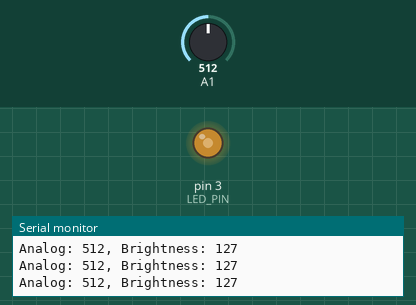
Simulated run of this sketch. Board: Arduino Uno, built with avr-gcc and run on an emulated ATmega328P. Shown: output pins drawn as LEDs (lit = HIGH), the last lines printed to the serial monitor. Inputs (shaded band) come from the test bench; at power-on: A1 = 512.

Above: at 1.2 s.
1.3 s: A1 set to 716
At 2.2 s:
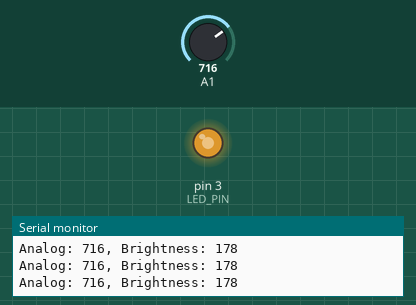
2.8 s: A1 set to 900
At 3.7 s:
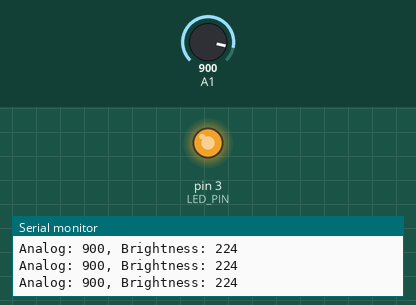
4.3 s: A1 set to 122
At 5.2 s:
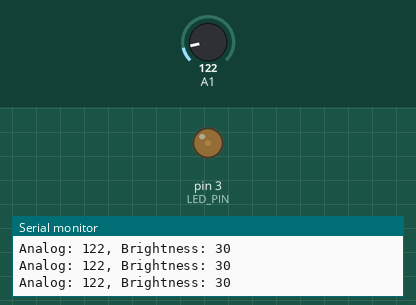
5.8 s: A1 set to 0
At 6.7 s:
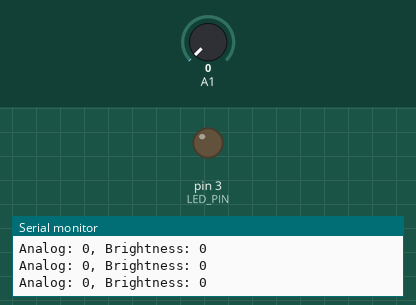
7.3 s: A1 set to 511
At 8.1 s:
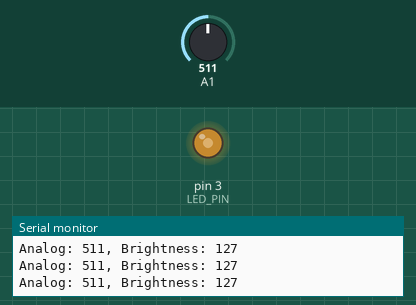
Timing chart, 0 to 9.8 s (numbered marks = the images above; inputs shaded):
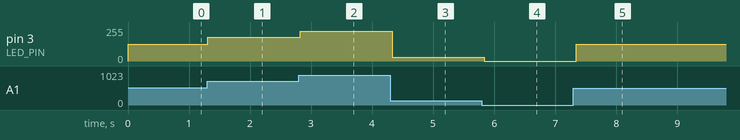

Measured:
- after the input at 1.3 s, pin 3 (LED_PIN): 127/255 → 178/255 at once
- after the input at 2.8 s, pin 3 (LED_PIN): 178/255 → 224/255 at once
- after the input at 4.3 s, pin 3 (LED_PIN): 224/255 → 30/255 at once
- after the input at 5.8 s, pin 3 (LED_PIN): 30/255 → 0/255 at once
- after the input at 7.3 s, pin 3 (LED_PIN): 0/255 → 127/255 after 0.05 s

The sketch:

fade_with_potentiometer.ino
```cpp
/*
 * Code created by ArduinoGetStarted.com
 *
 * https://arduinogetstarted.com/tutorials/arduino-potentiometer-fade-led
 */

int LED_PIN = 3;  // the PWM pin the LED is attached to


void setup() {

  Serial.begin(9600);


  pinMode(LED_PIN, OUTPUT);
}


void loop() {

  int analogValue = analogRead(A1);

  int brightness = map(analogValue, 0, 1023, 0, 255);


  analogWrite(LED_PIN, brightness);


  Serial.print("Analog: ");
  Serial.print(analogValue);
  Serial.print(", Brightness: ");
  Serial.println(brightness);
  delay(100);
}
```
